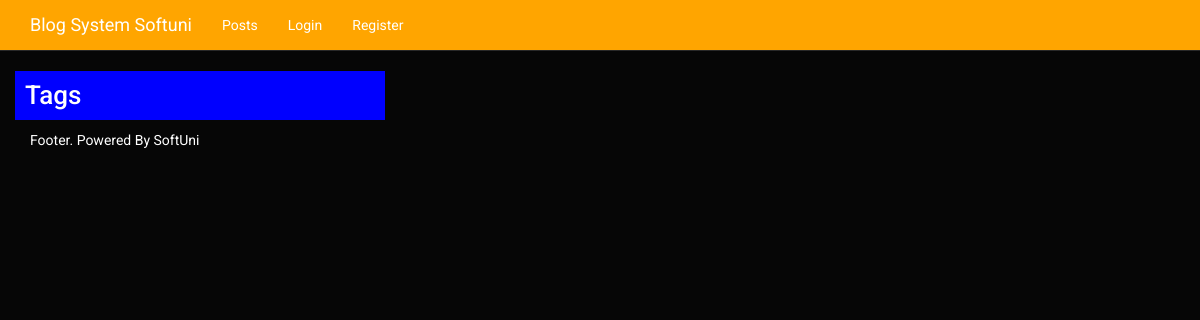
The page /blog-system-mario/post/index on the database as committed earlier.
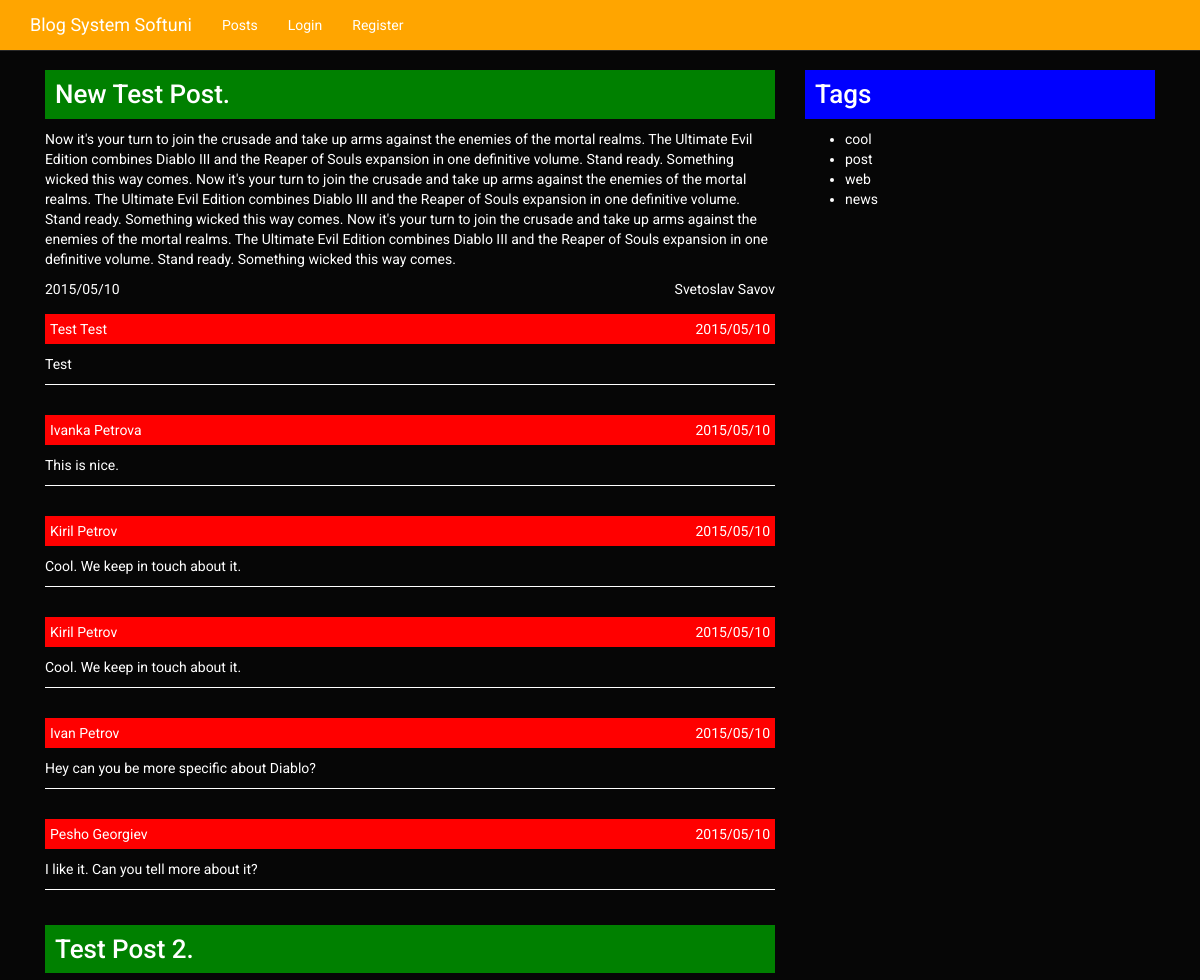
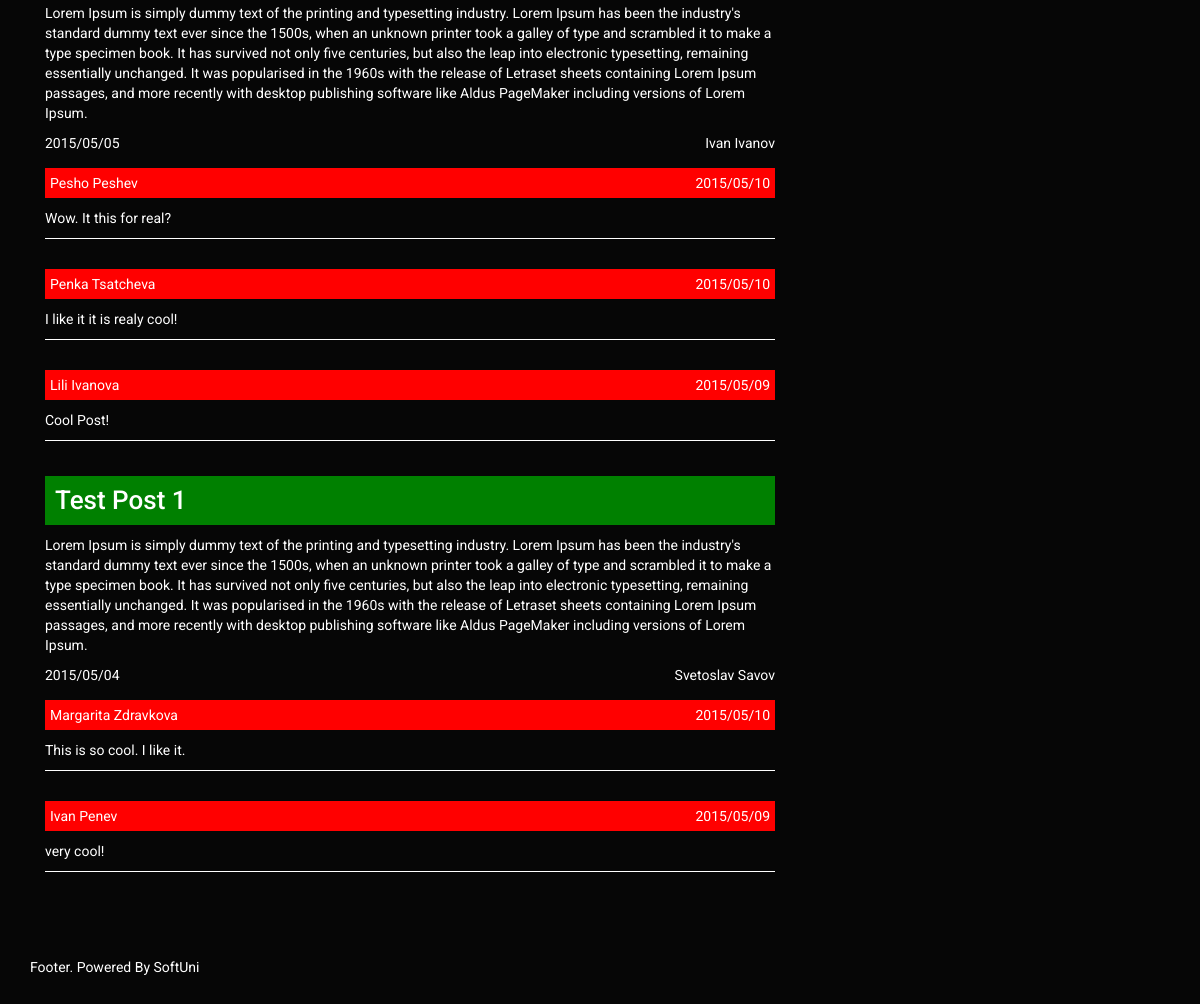
The same page on the database as committed later (2 pictures, top to bottom).
### tables this page shows
CREATE TABLE IF NOT EXISTS `posts` (
  `id` int(11) NOT NULL,
  `title` varchar(45) NOT NULL,
  `content` varchar(1000) NOT NULL,
  `date` datetime NOT NULL,
  `User_id` int(11) NOT NULL
);

CREATE TABLE IF NOT EXISTS `users` (
  `id` int(11) NOT NULL,
  `username` varchar(45) NOT NULL,
  `password` varchar(45) DEFAULT NULL,
  `firstname` varchar(45) NOT NULL,
  `lastname` varchar(45) NOT NULL
);

CREATE TABLE IF NOT EXISTS `comments` (
  `id` int(11) NOT NULL,
  `content` varchar(500) NOT NULL,
  `firstname` varchar(45) NOT NULL,
  `lastname` varchar(45) NOT NULL,
  `email` varchar(100) DEFAULT NULL,
  `date` datetime NOT NULL,
  `Post_id` int(11) NOT NULL
);

CREATE TABLE IF NOT EXISTS `tags` (
  `id` int(11) NOT NULL,
  `name` varchar(45) NOT NULL
);

### blog-system-mario/models/master.php (called while the page is built, shortened)
<?php
class Master_Model {
    protected $table;
    protected $db;
    public function __construct( $args = array() ) {
		$args = array_merge( array(
                        'inner_join_table' => '',
                        'condition' => '',
                        'order' => '',
			'where' => '',
			'columns' => '*',
			'limit' => 0
		), $args );
		extract( $args );
                $this->table = $table;
		$db = \Lib\Database::get_instance();
		$this->db = $db::get_db();
    }
    public function find( $args = array() ) {
		$args = array_merge( array(
			'table' => $this->table,
                        'inner_join_table' => '',
                        'condition' => '',
                        'order' => '',
			'where' => '',
			'columns' => '*',
			'limit' => 0
		), $args );
		extract( $args );
		$query = "select {$columns} from {$table}";
                if( ! empty( $inner_join_table ) && !empty( $condition )) {
			$query .= ' INNER JOIN ' . $inner_join_table . ' ON ' .
                        $condition;
		}
                if( ! empty( $where ) ) {
			$query .= ' where ' . $where;
		}
                if( ! empty( $order ) ) {
			$query .= ' order by ' . $order;
		}
		$result_set = $this->db->query( $query );
		$results = $this->process_results( $result_set );
		return $results;
    }
    public function get_all_tags(){
        $tags = $this->find(array(
            'table' => 'tags'
        ));
        return $tags;
    }
    protected function process_results( $result_set ){
        $results = array();
        if ( !empty( $result_set ) && $result_set->num_rows > 0 ) {
            while ( $row = $result_set->fetch_assoc() ){
                $results[] = $row;
            }
        }
        return $results;
    }
}

### blog-system-mario/lib/auth.php (called while the page is built, shortened)
<?php
class Auth {
    private static $_is_logged_in;
    private static $_logged_user = array();
    public static function get_instance() {
        static $instance = null;
        if ($instance === null) {
            $instance = new static();
        }
        return $instance;
    }
    public function is_logged_in() {
        return self::$_is_logged_in;
    }
    public function get_logged_user() {
        return self::$_logged_user;
    }
}

### blog-system-mario/lib/database.php (called while the page is built, shortened)
<?php
class Database {
    private static $_db = null;
    private function __construct() {
        $host = DB_HOST;
        $username = DB_USER;
        $password = DB_PASS;
        $dbname = DB_NAME;
        $db = new \mysqli($host, $username, $password, $dbname);
        self::$_db = $db;
    }
    public static function get_instance(){
        static $instance = null;
        if ($instance == null) {
            $instance = new static();
        }
        return $instance;
    }
    public static function get_db(){
        return self::$_db;
    }
}

### blog-system-mario/controllers/master_controller.php (called while the page is built, shortened)
<?php
class Master_Controller {
        public function __construct( $class_name = '\Controllers\Master_Controller', $model = 'master', $views_dir = '/views/master/' ) {
		$this->model = new $model_class( array( 'table' => 'none' ) );
                $auth = \Lib\Auth::get_instance();
		$logged_user = $auth->get_logged_user();
                $this->is_logged_in = $auth->is_logged_in();
	}
}

### blog-system-mario/views/layout/default.php (called while the page is built)
<?php include_once ROOT_DIR . 'views/partials/header.php'; ?>
<?php include_once $template_name ?>
<?php include_once ROOT_DIR . 'views/partials/footer.php'; ?>

### blog-system-mario/controllers/Post.php (called while the page is built, shortened)
<?php
class Post_Controller extends Master_Controller {
    public function index(){
        $posts = $this->model->get_all_posts_with_authors();
        include_once ROOT_DIR . '/views/layout/' . $this->layout;
    }
}

### blog-system-mario/models/post.php (called while the page is built, shortened)
<?php
class Post_Model extends Master_Model {
    public function get_all_posts_with_authors() {
        $args = array(
            'columns' => 'posts.id, posts.title, posts.content, posts.date, users.firstname, users.lastname',
            'inner_join_table' => 'users',
            'condition' => 'posts.User_id=users.id',
            'order' => ' date desc '
        );
        return parent::find( $args );
    }
    public function get_posts_comments_by_id( $id ){
        $args = array(
            'table' => 'comments',
            'columns' => 'comments.id, comments.content, comments.date, comments.firstname, comments.lastname',
            'where' => 'comments.Post_id = ' . $id,
            'order' => ' date desc '
        );
        return parent::find( $args );
    }
}

### blog-system-mario/views/post/index.php (the view)
<div class="container">
        <article class="col-lg-8 col-md-8 col-sm-12 col-xs-12">
<?php
foreach ($posts as $post) {
?>
    <div class="col-lg-12 col-md-12 col-sm-12 col-xs-12">
<?php
    $comments = $this->model->get_posts_comments_by_id( $post['id'] );
    $post_date = $post['date'];
    $poat_date_value= date('Y/m/d', strtotime($post_date));
    ?>
        <a href="<?php echo ROOT_URL . 'post/view/' . $post['id']; ?>">
            <h1 class="post-title"><?php echo $post['title']; ?></h1>
        </a>
        <p><?php echo $post['content'];?></p>
        <div class="col-lg-6 col-md-6 col-sm-6 col-xs-12" style="text-align: left;"><?php echo $poat_date_value; ?></div>
        <div class="col-lg-6 col-md-6 col-sm-6 col-xs-12" style="text-align: right;"><?php echo $post['firstname'] . ' ' . $post['lastname']; ?></div>
        <div class="col-lg-12 col-md-12 col-sm-12 col-xs-12 comments-wraper">
            <?php
                foreach ($comments as $comment) {
                    $comment_date = $comment['date'];
                    $comment_date_value= date('Y/m/d', strtotime($comment_date));
            ?>
            <div class="col-lg-12 col-md-12 col-sm-12 col-xs-12 comment-item">
                <div class="comment-item-header">
                    <div class="col-lg-6 col-md-6 col-sm-6 col-xs-12">
                        <p><?php echo $comment['firstname'] . ' ' . $comment['lastname']; ?></p>
                    </div>
                    <div class="col-lg-6 col-md-6 col-sm-6 col-xs-12">
                        <p><?php echo $comment_date_value; ?></p>
                    </div>
                </div>
                <p><?php echo $comment['content']; ?></p>
            </div>
            <?php
                }
            ?>
<?php
}
?>
        </div>
</article>
<aside class="col-lg-4 col-md-4 col-sm-12- col-xs-12">
    <h1 class="tags-aside-title">Tags</h1>
    <?php
        $tags = $this->model->get_all_tags();
        if( $tags != null ){
    ?>
    <ul class="tag-list">
    <?php
        foreach ($tags as $tag){
    ?>
        <li><?php echo $tag['name']; ?></li>
    <?php
        }
    ?>
    </ul>
    <?php
        }
    ?>
</aside>
</div>

### blog-system-mario/index.php (shortened to what this page needs)
<?php
$request_home = DS . ROOT_PATH;
$request = $_SERVER['REQUEST_URI'];
$controller = 'Master';
$method = 'index';
$admin_routing = false;
$param = array();
include_once 'lib/database.php';
include_once 'lib/auth.php';
include_once 'controllers/master_controller.php';
$master_controller = new \Controllers\Master_Controller();
if ( ! empty( $request ) ) {
	if( 0 === strpos( $request, $request_home ) ) {
		$request = substr( $request, strlen( $request_home ) );
		$components = explode( DS, $request, 3 );
		if ( 1 < count( $components ) ) {
			list( $controller, $method ) = $components;
			$param = isset( $components[2] ) ? $components[2] : array();
		}
	}
}
$admin_folder = $admin_routing ? 'admin/' : '';
if ( isset( $controller ) && file_exists( 'controllers/' . $admin_folder . $controller . '.php' ) ) {
	$instance = new $controller_class();
	if( method_exists( $instance, $method ) ) {
		call_user_func_array( array( $instance, $method ), array( $param ) );
	} else {
		call_user_func_array( array( $instance, 'index' ), array() );
	}
} else {
	$master_controller->index();
}

### blog-system-mario/views/partials/header.php (shortened to what this page needs)
<!DOCTYPE html>
<html lang="en">
  <head>
    <link href="<?php echo ROOT_URL; ?>css/lib/bootstrap.min.css" rel="stylesheet" type="text/css" media="screen"/>
    <link href="<?php echo ROOT_URL; ?>css/bootswatch.min.css" rel="stylesheet" type="text/css" media="screen"/>
    <link href="<?php echo ROOT_URL; ?>css/style.css" rel="stylesheet" type="text/css" media="screen"/>
    </head>
  <body>
    <div class="navbar navbar-default navbar-fixed-top">
      <div class="container">
        <div class="navbar-header">
            <a href="<?php echo $this->is_logged_in ? ROOT_URL . 'admin/admin/' : ROOT_URL . 'index.php'; ?>" class="navbar-brand">Blog System Softuni</a>
        </div>
        <div class="navbar-collapse collapse" id="navbar-main">
            <ul class="nav navbar-nav">
                <?php
                    if ( empty( $this->logged_user )) {
                ?>
                <li><a href="<?php echo ROOT_URL; ?>post/index">Posts</a></li>
                <li><a href="<?php echo ROOT_URL; ?>login/index">Login</a></li>
                <li><a href="<?php echo ROOT_URL; ?>register/index">Register</a></li>
                <?php
                    } else {
                ?>
                <li><a href="<?php echo ROOT_URL; ?>admin/post/index">Posts</a></li>
                <li><a href="<?php echo ROOT_URL; ?>admin/post/add">Add New Post</a></li>
                <li><a href="<?php echo ROOT_URL; ?>login/logout/">Logout</a></li>
                <?php
                    }
                ?>
            </ul>
        </div>
      </div>
    </div>

### blog-system-mario/views/partials/footer.php (shortened to what this page needs)
<footer>
    <div class="row">
        <div class="container">
            <p>Footer. Powered By SoftUni</p>
        </div>
    </div>
</footer>
</body>
</html>

### blog-system-mario/css/style.css (style rules this page uses)
body { color: #fff; }
div.navbar { background: orange; }
.navbar-default .navbar-nav>li>a { color: #fff; }
h1.post-title { background: green; padding: 10px; font-size: 26px; }
div.container div { padding: 0; }
div.comments-wraper div.comment-item-header p, p.comment-label { background: red; color: #fff; padding: 5px 0 5px 5px; }
div.comments-wraper div.comment-item-header div:first-child p { padding-left: 5px; }
div.comments-wraper div.comment-item-header div:last-child p { text-align: right; padding-right: 5px; }
div.comment-item { padding: 10px 0; border-bottom: solid 1px #fff; margin: 15px 0; }
h1.tags-aside-title { background: blue; padding: 10px; font-size: 26px; }

Rows that differ between the two databases and show on the page:
added posts: title "New Test Post.", content "Now it's your turn to join the crusade and take up arms against the enemies of the mortal realms. The Ultimate Evil Edition combines Diablo III and the Reaper of Souls expansion in one definitive volume. Stand ready. Something wicked this way comes. Now it's your turn to join the crusade and take up arms against the enemies of the mortal realms. The Ultimate Evil Edition combines Diablo III and the Reaper of Souls expansion in one definitive volume. Stand ready. Something wicked this way comes. Now it's your turn to join the crusade and take up arms against the enemies of the mortal realms. The Ultimate Evil Edition combines Diablo III and the Reaper of Souls expansion in one definitive…", date "2015/05/10", User.firstname "Svetoslav", User.lastname "Savov"
added comments: firstname "Test", lastname "Test", date "2015/05/10", content "Test", shown under "New Test Post."
added comments: firstname "Ivanka", lastname "Petrova", date "2015/05/10", content "This is nice.", shown under "New Test Post."
added comments: firstname "Kiril", lastname "Petrov", date "2015/05/10", content "Cool. We keep in touch about it.", shown under "New Test Post."
added comments: firstname "Kiril", lastname "Petrov", date "2015/05/10", content "Cool. We keep in touch about it.", shown under "New Test Post."
added comments: firstname "Ivan", lastname "Petrov", date "2015/05/10", content "Hey can you be more specific about Diablo?", shown under "New Test Post."
added comments: firstname "Pesho", lastname "Georgiev", date "2015/05/10", content "I like it. Can you tell more about it?", shown under "New Test Post."
added posts: title "Test Post 2.", content "Lorem Ipsum is simply dummy text of the printing and typesetting industry. Lorem Ipsum has been the industry's standard dummy text ever since the 1500s, when an unknown printer took a galley of type and scrambled it to make a type specimen book. It has survived not only five centuries, but also the leap into electronic typesetting, remaining essentially unchanged. It was popularised in the 1960s with the release of Letraset sheets containing Lorem Ipsum passages, and more recently with desktop publishing software like Aldus PageMaker including versions of Lorem Ipsum.", date "2015/05/05", User.firstname "Ivan", User.lastname "Ivanov"
added comments: firstname "Pesho", lastname "Peshev", date "2015/05/10", content "Wow. It this for real?", shown under "Test Post 2."
added comments: firstname "Penka", lastname "Tsatcheva", date "2015/05/10", content "I like it it is realy cool!", shown under "Test Post 2."
added comments: firstname "Lili", lastname "Ivanova", date "2015/05/09", content "Cool Post!", shown under "Test Post 2."
added posts: title "Test Post 1", content "Lorem Ipsum is simply dummy text of the printing and typesetting industry. Lorem Ipsum has been the industry's standard dummy text ever since the 1500s, when an unknown printer took a galley of type and scrambled it to make a type specimen book. It has survived not only five centuries, but also the leap into electronic typesetting, remaining essentially unchanged. It was popularised in the 1960s with the release of Letraset sheets containing Lorem Ipsum passages, and more recently with desktop publishing software like Aldus PageMaker including versions of Lorem Ipsum.", date "2015/05/04", User.firstname "Svetoslav", User.lastname "Savov"
added comments: firstname "Margarita", lastname "Zdravkova", date "2015/05/10", content "This is so cool. I like it.", shown under "Test Post 1"
added comments: firstname "Ivan", lastname "Penev", date "2015/05/09", content "very cool!", shown under "Test Post 1"
added tags: name "cool"
added tags: name "post"
added tags: name "web"
added tags: name "news"
